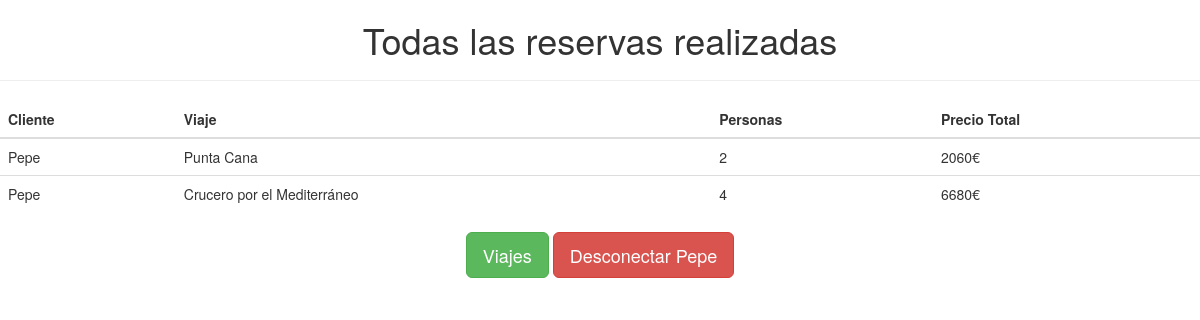
Page /Ejercicio2/VerReservas.php (signed in) on the committed database.
### tables this page shows
CREATE TABLE `reservas` (
  `id_cliente` int(10) unsigned NOT NULL,
  `id_viaje` int(10) unsigned NOT NULL,
  `numero_personas` int(10) unsigned NOT NULL,
  PRIMARY KEY  (`id_cliente`,`id_viaje`),
  KEY `FK_reservas_viaje` (`id_viaje`),
  CONSTRAINT `FK_reservas_cliente` FOREIGN KEY (`id_cliente`) REFERENCES `clientes` (`id_cliente`),
  CONSTRAINT `FK_reservas_viaje` FOREIGN KEY (`id_viaje`) REFERENCES `viajes` (`id_viaje`)
);

CREATE TABLE `viajes` (
  `id_viaje` int(10) unsigned NOT NULL auto_increment,
  `nombre` varchar(45) NOT NULL,
  `precio` decimal(10,0) NOT NULL,
  PRIMARY KEY  (`id_viaje`)
);

### Ejercicio2/BD.php (called while the page is built, shortened)
<?php
class BD{
	public static function conect(){
	 	$dwes = new PDO('mysql:host=localhost;dbname=agencia' , BD::usu , BD::ctv);
	 	return $dwes;
	}
	public static function precioV($id){
		$dwes=BD::conect();
		$c="SELECT precio FROM viajes WHERE id_viaje='$id'";
		$resultado = $dwes->query($c);
		while($num=$resultado->fetch()){
			$n=$num['precio'];
		}
		return $n;
	}
	public static function nomViaje($id){
		$dwes=BD::conect();
		$c="SELECT nombre FROM viajes WHERE id_viaje='$id'";
		$resultado = $dwes->query($c);
		while($num=$resultado->fetch()){
			$n=$num['nombre'];
		}
		return $n;
	}
	public static function verReservas(){
		$dwes=BD::conect();
		$c="SELECT * FROM reservas";
		$resultado = $dwes->query($c);
		$n=array();
		while($num=$resultado->fetch()){
			$n[]=array($num["id_cliente"],
						$num["id_viaje"],
						$num["numero_personas"]);
		}
		return $n;
	}
}
 ?>

### Ejercicio2/VerReservas.php (the view, shortened to what this page needs)
<?php
require_once "head.php";
if(isset($_SESSION["usuario"])){
?>
<body>
		<h1 class="text-center">Todas las reservas realizadas</h1>
	<hr>
		<div class="row">
			<div class="col-xs-12 col-sm-12 col-md-12 col-lg-12">
				<div class="table-responsive">
					<table class="table table-hover">
						<thead>
							<tr>
								<th>Cliente</th>
								<th>Viaje</th>
								<th>Personas</th>
								<th>Precio Total</th>
							</tr>
						</thead>
						<tbody>
							<?php
								$reservas=BD::verReservas();
								foreach ($reservas as $vr) {
							?>
							<tr>
								<td>
									<?php
										echo $_SESSION["usuario"];
									?>
								</td>
								<td>
									<?php
										$nombre=BD::nomViaje($vr[1]);
										echo $nombre;
									?>
								</td>
								<td>
									<?php echo $vr[2]; ?>
								</td>
								<td>
									<?php
										$p=BD::precioV($vr[1]);
										$pTotal=($p)*($vr[2]);
										echo $pTotal ?>€
								</td>
							</tr>
							<?php } ?>
						</tbody>
					</table>
				</div>
			</div>
			<div class="row text-center">
				<a href="viajes.php" style="color:white">
					<button type="button" class="btn btn-lg btn-success">Viajes</button>
				</a>
				<a href="logout.php" style="color:white">
					<button type="button" class="btn btn-lg btn-danger">Desconectar <?php echo $_SESSION["usuario"]; ?></button>
				</a>
			</div>
		</div>
<?php
}
require_once "pie.php";
?>

### rows in the picture
reservas: id_viaje.nombre "Punta Cana", numero_personas "2", pTotal "2060"
reservas: id_viaje.nombre "Crucero por el Mediterráneo", numero_personas "4", pTotal "6680"

### other values in the picture
$_SESSION["usuario"] "Pepe"
